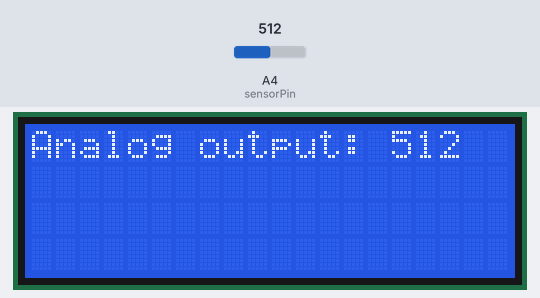
Recording of a sketch running on a simulated Arduino Uno, built with avr-gcc and run on an emulated ATmega328P. Shown: 20×4 character LCD. The test bench sets the inputs (shaded band); at power-on: A4 (sensorPin) = 512. What the sketch prints to the serial monitor is not drawn.

Above: at 1.2 s.
1.3 s: A4 (sensorPin) set to 716
At 2.7 s:
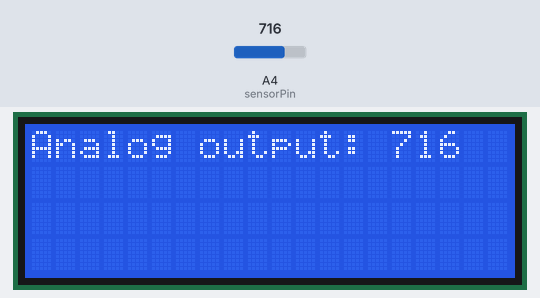
5.4 s: A4 (sensorPin) set to 900
At 6.6 s:
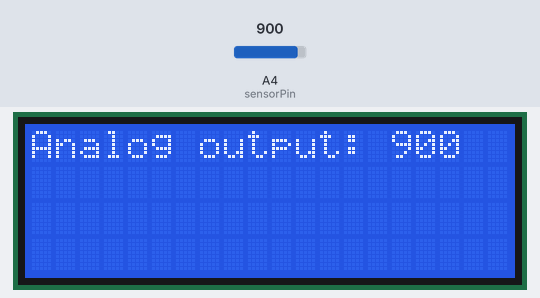
8.7 s: A4 (sensorPin) set to 1023
At 10.1 s:
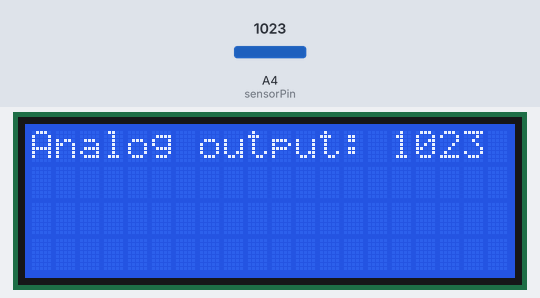
Timing chart, 0 to 11.7 s (numbered marks = the images above; inputs shaded):
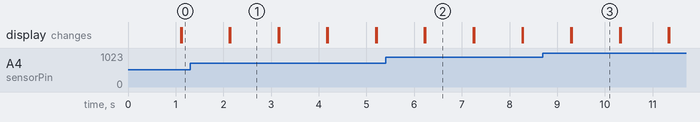

Measured:
- after the input at 1.3 s, the display: first differs from a run without the input after 0.85 s (image 1)
- after the input at 5.4 s, the display: first differs from a run without the input after 0.84 s (image 2)
- after the input at 8.7 s, the display: first differs from a run without the input after 0.60 s (image 3)
- what the display in image 1 shows lasts 1.0 s, from 2.1 s to 3.1 s

The sketch:

mq05.ino
```cpp
#define sensorPin A4
#include <LiquidCrystal_I2C.h>
LiquidCrystal_I2C lcd(0x27, 20, 4);

void setup() {
  Serial.begin(9600);
  lcd.init();
  lcd.backlight();
  lcd.println(" Sensor Gas ");
  lcd.clear();
}

void loop() {
  int readSensor = analogRead(sensorPin);
  lcd.print("Analog output: ");
  lcd.println(readSensor);

  Serial.print("Analog output: ");
  Serial.println(readSensor);
  lcd.setCursor(1, 0);
  delay(1000);
  lcd.clear();
}
```
